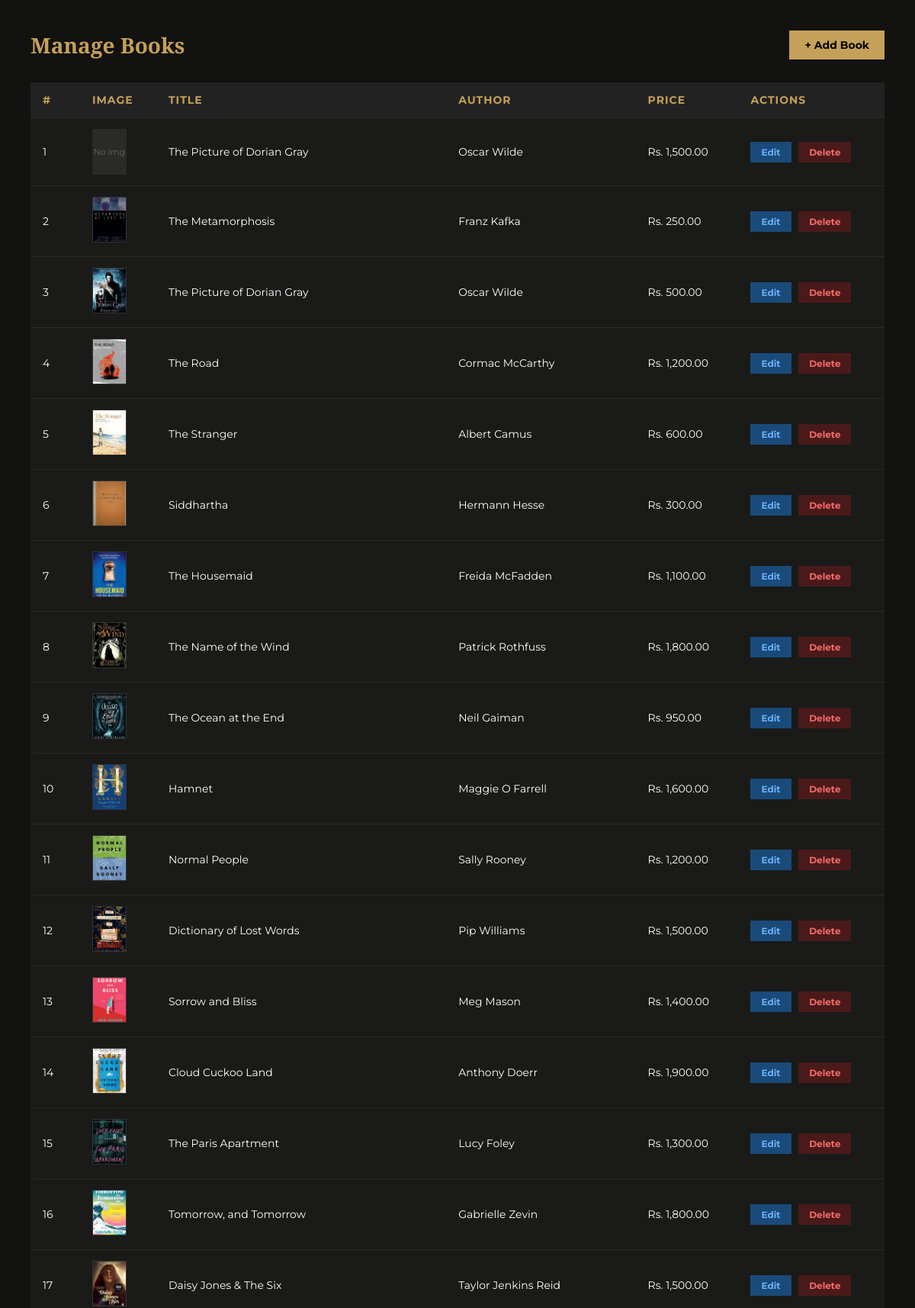
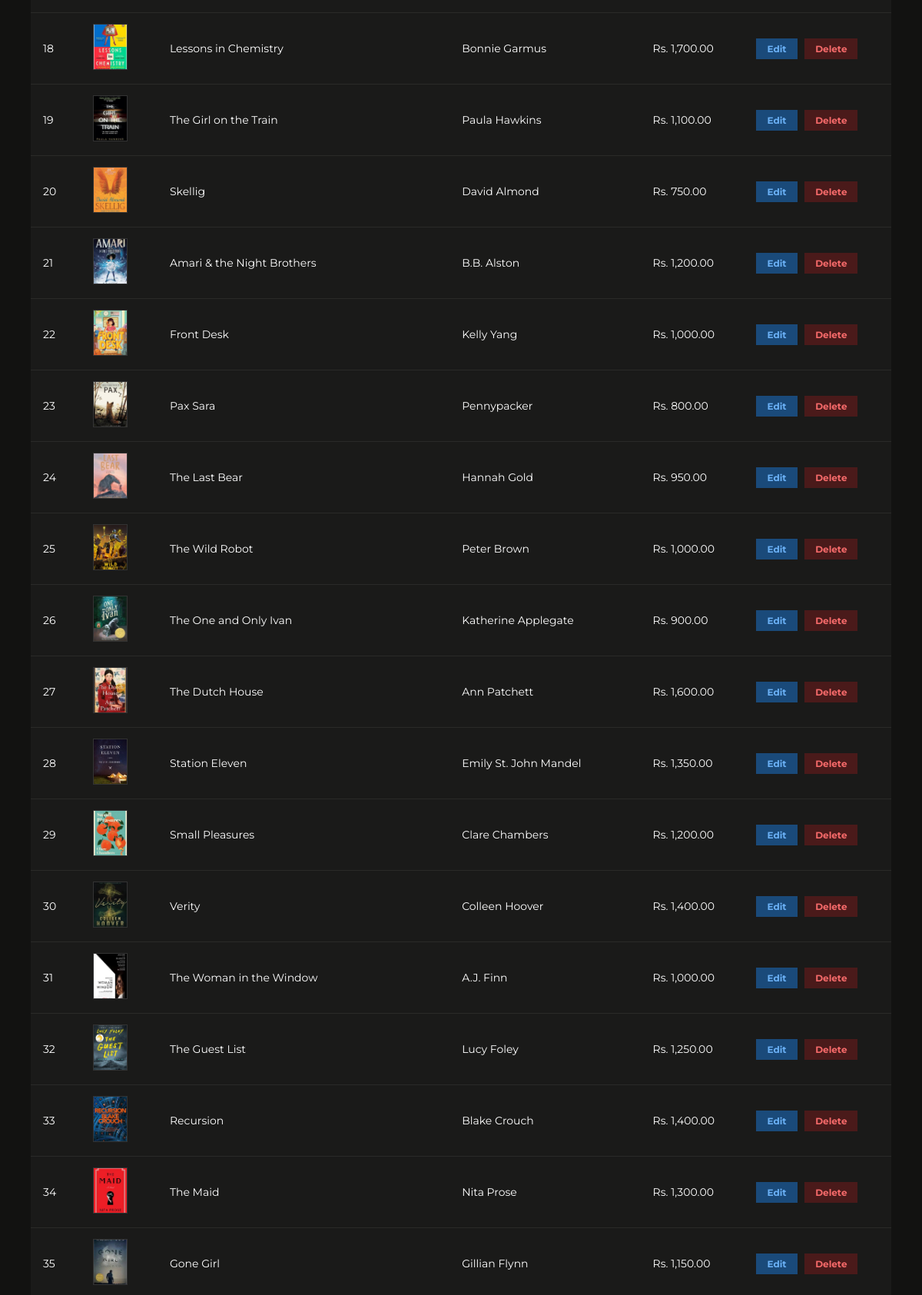
Screenshot of /Admin-site/bookmanagement.php (upper part) with the database file from the repository (2 pictures, top to bottom).
### tables this page shows
CREATE TABLE `books` (
  `id` int(11) NOT NULL,
  `title` varchar(255) NOT NULL,
  `author` varchar(255) NOT NULL,
  `price` decimal(10,2) NOT NULL,
  `image` varchar(255) NOT NULL,
  `created_at` timestamp NOT NULL DEFAULT current_timestamp()
);

### Admin-site/bookmanagement.php (the view, shortened to what this page needs)
<?php
include('../includes/connection.php');
?>
<!DOCTYPE html>
<html>
<head>
</head>
<body>
<div class="header">
    <h2>Manage Books</h2>
    <a href="add_book.php" class="btn-add">+ Add Book</a>
</div>
<table>
    <thead>
        <tr>
            <th>#</th>
            <th>Image</th>
            <th>Title</th>
            <th>Author</th>
            <th>Price</th>
            <th>Actions</th>
        </tr>
    </thead>
    <tbody>
        <?php
        $result = mysqli_query($conn, "SELECT * FROM books ORDER BY id DESC");
        $count = mysqli_num_rows($result);
        if ($count > 0) {
            $i = 1;
            while ($row = mysqli_fetch_assoc($result)) {
        ?>
        <tr>
            <td><?php echo $i++; ?></td>
            <td>
                <?php if (!empty($row['image']) && file_exists("../images/" . $row['image'])): ?>
                    <img src="../images/<?php echo htmlspecialchars($row['image']); ?>" class="book-img">
                <?php else: ?>
                    <div class="no-image">No Img</div>
                <?php endif; ?>
            </td>
            <td><?php echo htmlspecialchars($row['title']); ?></td>
            <td><?php echo htmlspecialchars($row['author']); ?></td>
            <td>Rs. <?php echo number_format($row['price'], 2); ?></td>
            <td>
                <a href="edit_book.php?id=<?php echo $row['id']; ?>" class="btn-edit">Edit</a>
                <a href="books.php?delete=<?php echo $row['id']; ?>"
                   class="btn-delete"
                   onclick="return confirm('Kya aap is book ko delete karna chahte hain?')">Delete</a>
            </td>
        </tr>
        <?php
            }
        } else {
            echo '<tr><td colspan="6" class="empty-msg">Koi book nahi mili. Pehle book add karein.</td></tr>';
        }
        ?>
    </tbody>
</table>
</body>
</html>

### Admin-site/bookmanagement.php (style rules this page uses)
* { box-sizing: border-box; margin: 0; padding: 0; }
body { background: #121211; color: white; font-family: 'Montserrat', sans-serif; padding: 40px; }
.header { display: flex; justify-content: space-between; align-items: center; margin-bottom: 30px; }
h2 { font-family: 'Playfair Display', serif; color: #c5a059; font-size: 28px; }
.btn-add { background: #c5a059; color: black; padding: 10px 20px; text-decoration: none; font-weight: bold; font-size: 14px; }
table { width: 100%; border-collapse: collapse; background: #1a1a19; }
thead tr { background: #222; color: #c5a059; font-size: 13px; text-transform: uppercase; letter-spacing: 1px; }
th, td { padding: 14px 16px; text-align: left; border-bottom: 1px solid #2a2a28; font-size: 14px; }
.book-img { width: 45px; height: 60px; object-fit: cover; border: 1px solid #333; }
.no-image { width: 45px; height: 60px; background: #2a2a28; display: flex; align-items: center; justify-content: center; font-size: 11px; color: #666; }
.btn-edit { background: #1a4a7a; color: #6ab0f5; padding: 6px 14px; text-decoration: none; font-size: 12px; font-weight: bold; margin-right: 6px; }
.btn-delete { background: #4a1a1a; color: #f56a6a; padding: 6px 14px; text-decoration: none; font-size: 12px; font-weight: bold; }

### rows the page displays
books: shows "No Img", title "The Picture of Dorian Gray", author "Oscar Wilde", price "1,500.00"
books: image (picture), title "The Metamorphosis", author "Franz Kafka", price "250.00"
books: image (picture), title "The Picture of Dorian Gray", author "Oscar Wilde", price "500.00"
books: image (picture), title "The Road", author "Cormac McCarthy", price "1,200.00"
books: image (picture), title "The Stranger", author "Albert Camus", price "600.00"
books: image (picture), title "Siddhartha", author "Hermann Hesse", price "300.00"
books: image (picture), title "The Housemaid", author "Freida McFadden", price "1,100.00"
books: image (picture), title "The Name of the Wind", author "Patrick Rothfuss", price "1,800.00"
books: image (picture), title "The Ocean at the End", author "Neil Gaiman", price "950.00"
books: image (picture), title "Hamnet", author "Maggie O Farrell", price "1,600.00"
books: image (picture), title "Normal People", author "Sally Rooney", price "1,200.00"
books: image (picture), title "Dictionary of Lost Words", author "Pip Williams", price "1,500.00"
books: image (picture), title "Sorrow and Bliss", author "Meg Mason", price "1,400.00"
books: image (picture), title "Cloud Cuckoo Land", author "Anthony Doerr", price "1,900.00"
books: image (picture), title "The Paris Apartment", author "Lucy Foley", price "1,300.00"
books: image (picture), title "Tomorrow, and Tomorrow", author "Gabrielle Zevin", price "1,800.00"
books: image (picture), title "Daisy Jones & The Six", author "Taylor Jenkins Reid", price "1,500.00"
books: image (picture), title "Lessons in Chemistry", author "Bonnie Garmus", price "1,700.00"
books: image (picture), title "The Girl on the Train", author "Paula Hawkins", price "1,100.00"
books: image (picture), title "Skellig", author "David Almond", price "750.00"
books: image (picture), title "Amari & the Night Brothers", author "B.B. Alston", price "1,200.00"
books: image (picture), title "Front Desk", author "Kelly Yang", price "1,000.00"
books: image (picture), title "Pax Sara", author "Pennypacker", price "800.00"
books: image (picture), title "The Last Bear", author "Hannah Gold", price "950.00"
books: image (picture), title "The Wild Robot", author "Peter Brown", price "1,000.00"
books: image (picture), title "The One and Only Ivan", author "Katherine Applegate", price "900.00"
books: image (picture), title "The Dutch House", author "Ann Patchett", price "1,600.00"
books: image (picture), title "Station Eleven", author "Emily St. John Mandel", price "1,350.00"
books: image (picture), title "Small Pleasures", author "Clare Chambers", price "1,200.00"
books: image (picture), title "Verity", author "Colleen Hoover", price "1,400.00"
books: image (picture), title "The Woman in the Window", author "A.J. Finn", price "1,000.00"
books: image (picture), title "The Guest List", author "Lucy Foley", price "1,250.00"
books: image (picture), title "Recursion", author "Blake Crouch", price "1,400.00"
books: image (picture), title "The Maid", author "Nita Prose", price "1,300.00"
books: image (picture), title "Gone Girl", author "Gillian Flynn", price "1,150.00"
